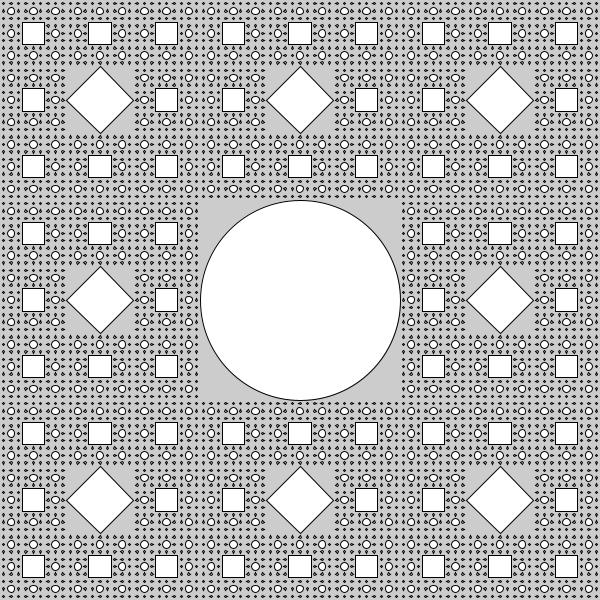
Frame 1 (no input)
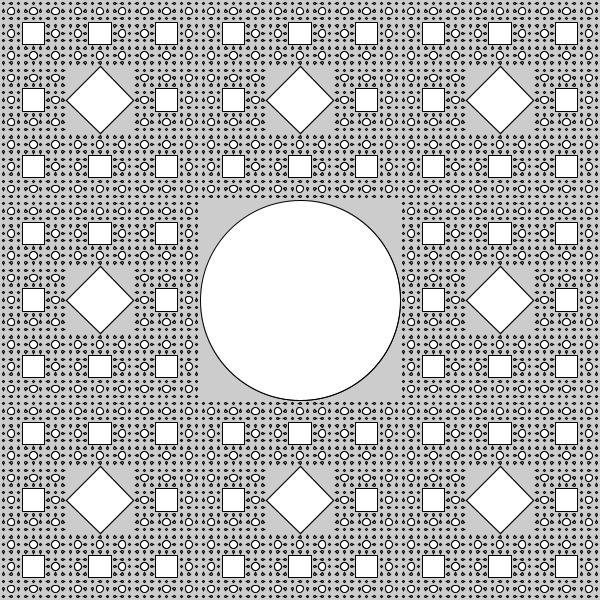
Frame 2 (the mouse pressed at the canvas centre, redrawn once)

The Processing sketch that drew these frames (run headless with seeded random() and noise(); the mouse was pressed at the canvas centre and the sketch redrawn once):

// Processing sketch: sk_recursive_carpet_3primitives
// ── sk_recursive_carpet_3primitives.pde
void setup()
{
  size( 600, 600 );
  noLoop();  // アニメーションしない
}

void draw()
{
  drawCarpet( width/2, height/2, width, height, 5 );  // 最初の再帰呼び出し
}

/**
  再帰関数：矩形を9つの小さな矩形に再帰的に分割する．
*/
void drawCarpet( float fCenterX, float fCenterY, float fWidth, float fHeight, int iLevel )
{  
  if( iLevel > 0 )
  {
    // 中央に描画する矩形の大きさ
    float fRectW = fWidth/3;
    float fRectH = fHeight/3;

    // 再帰レベルに応じて図形を変える．
    if( iLevel % 3 == 0 )
    {
      // 矩形描画
      rectMode( CENTER );  // 矩形の座標を中心点で指定する
      rect( fCenterX, fCenterY, fRectW, fRectH );
    }
    else if( iLevel % 3 == 1 )
    {
      // ひし形
      quad( fCenterX, fCenterY - fRectH/2,
            fCenterX + fRectW/2, fCenterY,
            fCenterX, fCenterY + fRectW/2,
            fCenterX - fRectW/2, fCenterY );
    }
    else if( iLevel % 3 == 2 )
    {
      // 円
      ellipse( fCenterX, fCenterY, fRectW, fRectH );
    }
  
    // 再帰呼び出し
    drawCarpet( fCenterX - fRectW, fCenterY - fRectH, fRectW, fRectH, iLevel - 1 );
    drawCarpet( fCenterX, fCenterY - fRectH, fRectW, fRectH, iLevel - 1 );
    drawCarpet( fCenterX + fRectW, fCenterY - fRectH, fRectW, fRectH, iLevel - 1 );
    drawCarpet( fCenterX - fRectW, fCenterY, fRectW, fRectH, iLevel - 1 );
    drawCarpet( fCenterX + fRectW, fCenterY, fRectW, fRectH, iLevel - 1 );
    drawCarpet( fCenterX - fRectW, fCenterY + fRectH, fRectW, fRectH, iLevel - 1 );
    drawCarpet( fCenterX, fCenterY + fRectH, fRectW, fRectH, iLevel - 1 );
    drawCarpet( fCenterX + fRectW, fCenterY + fRectH, fRectW, fRectH, iLevel - 1 );
  }
}
